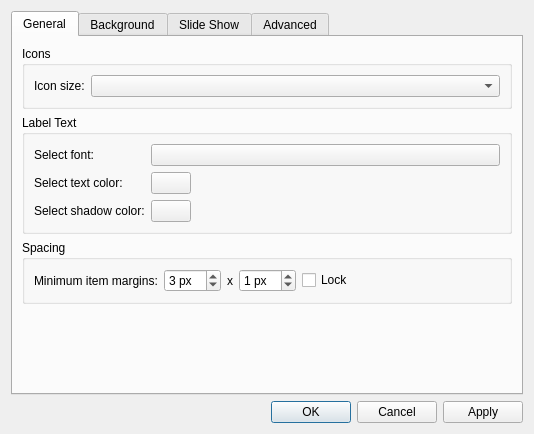
<?xml version="1.0" encoding="UTF-8"?>
<ui version="4.0">
 <class>DesktopPreferencesDialog</class>
 <widget class="QDialog" name="DesktopPreferencesDialog">
  <property name="geometry">
   <rect>
    <x>0</x>
    <y>0</y>
    <width>534</width>
    <height>434</height>
   </rect>
  </property>
  <property name="windowTitle">
   <string>Desktop Preferences</string>
  </property>
  <layout class="QVBoxLayout" name="verticalLayout">
   <item>
    <widget class="QTabWidget" name="tabWidget">
     <property name="currentIndex">
      <number>0</number>
     </property>
     <widget class="QWidget" name="generalPage">
      <attribute name="title">
       <string>General</string>
      </attribute>
      <layout class="QVBoxLayout" name="verticalLayout_2">
       <item>
        <widget class="QGroupBox" name="groupBox_5">
         <property name="title">
          <string>Icons</string>
         </property>
         <layout class="QFormLayout" name="formLayout">
          <item row="0" column="0">
           <widget class="QLabel" name="label_9">
            <property name="text">
             <string>Icon size:</string>
            </property>
           </widget>
          </item>
          <item row="0" column="1">
           <widget class="QComboBox" name="iconSize"/>
          </item>
         </layout>
        </widget>
       </item>
       <item>
        <widget class="QGroupBox" name="groupBox">
         <property name="title">
          <string>Label Text</string>
         </property>
         <layout class="QGridLayout" name="gridLayout_2">
          <item row="0" column="0">
           <widget class="QLabel" name="label_2">
            <property name="sizePolicy">
             <sizepolicy hsizetype="Preferred" vsizetype="Fixed">
              <horstretch>0</horstretch>
              <verstretch>0</verstretch>
             </sizepolicy>
            </property>
            <property name="text">
             <string>Select font:</string>
            </property>
           </widget>
          </item>
          <item row="0" column="1">
           <widget class="Fm::FontButton" name="font">
            <property name="sizePolicy">
             <sizepolicy hsizetype="Expanding" vsizetype="Fixed">
              <horstretch>0</horstretch>
              <verstretch>0</verstretch>
             </sizepolicy>
            </property>
            <property name="text">
             <string/>
            </property>
           </widget>
          </item>
          <item row="1" column="0">
           <widget class="QLabel" name="label_3">
            <property name="sizePolicy">
             <sizepolicy hsizetype="Preferred" vsizetype="Fixed">
              <horstretch>0</horstretch>
              <verstretch>0</verstretch>
             </sizepolicy>
            </property>
            <property name="text">
             <string>Select text color:</string>
            </property>
           </widget>
          </item>
          <item row="1" column="1">
           <widget class="Fm::ColorButton" name="textColor">
            <property name="sizePolicy">
             <sizepolicy hsizetype="Fixed" vsizetype="Fixed">
              <horstretch>0</horstretch>
              <verstretch>0</verstretch>
             </sizepolicy>
            </property>
            <property name="text">
             <string/>
            </property>
           </widget>
          </item>
          <item row="3" column="0">
           <widget class="QLabel" name="label_4">
            <property name="sizePolicy">
             <sizepolicy hsizetype="Preferred" vsizetype="Fixed">
              <horstretch>0</horstretch>
              <verstretch>0</verstretch>
             </sizepolicy>
            </property>
            <property name="text">
             <string>Select shadow color:</string>
            </property>
           </widget>
          </item>
          <item row="3" column="1">
           <widget class="Fm::ColorButton" name="shadowColor">
            <property name="sizePolicy">
             <sizepolicy hsizetype="Fixed" vsizetype="Fixed">
              <horstretch>0</horstretch>
              <verstretch>0</verstretch>
             </sizepolicy>
            </property>
            <property name="text">
             <string/>
            </property>
           </widget>
          </item>
         </layout>
        </widget>
       </item>
       <item>
        <widget class="QGroupBox" name="groupBox_3">
         <property name="title">
          <string>Spacing</string>
         </property>
         <layout class="QGridLayout" name="gridLayout_3">
          <item row="0" column="0">
           <widget class="QLabel" name="label_7">
            <property name="text">
             <string>Minimum item margins:</string>
            </property>
           </widget>
          </item>
          <item row="0" column="1">
           <widget class="QSpinBox" name="hMargin">
            <property name="toolTip">
             <string>3 px by default.</string>
            </property>
            <property name="suffix">
             <string> px</string>
            </property>
            <property name="maximum">
             <number>48</number>
            </property>
            <property name="value">
             <number>3</number>
            </property>
           </widget>
          </item>
          <item row="0" column="2">
           <widget class="QLabel" name="label_8">
            <property name="text">
             <string>x</string>
            </property>
           </widget>
          </item>
          <item row="0" column="3">
           <widget class="QSpinBox" name="vMargin">
            <property name="toolTip">
             <string>1 px by default.
A space is also reserved for 3 lines of text.</string>
            </property>
            <property name="suffix">
             <string> px</string>
            </property>
            <property name="maximum">
             <number>48</number>
            </property>
            <property name="value">
             <number>1</number>
            </property>
           </widget>
          </item>
          <item row="0" column="4">
           <widget class="QCheckBox" name="lockMargins">
            <property name="text">
             <string>Lock</string>
            </property>
           </widget>
          </item>
          <item row="0" column="5">
           <spacer name="horizontalSpacer">
            <property name="orientation">
             <enum>Qt::Horizontal</enum>
            </property>
            <property name="sizeHint" stdset="0">
             <size>
              <width>20</width>
              <height>5</height>
             </size>
            </property>
           </spacer>
          </item>
         </layout>
        </widget>
       </item>
       <item>
        <spacer name="verticalSpacer_2">
         <property name="orientation">
          <enum>Qt::Vertical</enum>
         </property>
         <property name="sizeType">
          <enum>QSizePolicy::MinimumExpanding</enum>
         </property>
         <property name="sizeHint" stdset="0">
          <size>
           <width>20</width>
           <height>10</height>
          </size>
         </property>
        </spacer>
       </item>
      </layout>
     </widget>
     <widget class="QWidget" name="bgPage">
      <attribute name="title">
       <string>Background</string>
      </attribute>
      <layout class="QVBoxLayout" name="verticalLayout_3">
       <item>
        <widget class="QGroupBox" name="groupBox_2">
         <property name="title">
          <string>Background</string>
         </property>
         <layout class="QFormLayout" name="formLayout_2">
          <item row="0" column="0">
           <widget class="QLabel" name="label_5">
            <property name="text">
             <string>Select background color:</string>
            </property>
           </widget>
          </item>
          <item row="0" column="1">
           <widget class="Fm::ColorButton" name="backgroundColor">
            <property name="sizePolicy">
             <sizepolicy hsizetype="Fixed" vsizetype="Fixed">
              <horstretch>0</horstretch>
              <verstretch>0</verstretch>
             </sizepolicy>
            </property>
            <property name="text">
             <string/>
            </property>
           </widget>
          </item>
         </layout>
        </widget>
       </item>
       <item>
        <widget class="QGroupBox" name="groupBox_4">
         <property name="title">
          <string>Wallpaper</string>
         </property>
         <layout class="QGridLayout" name="gridLayout_5">
          <item row="0" column="0">
           <widget class="QLabel" name="label">
            <property name="sizePolicy">
             <sizepolicy hsizetype="Fixed" vsizetype="Preferred">
              <horstretch>0</horstretch>
              <verstretch>0</verstretch>
             </sizepolicy>
            </property>
            <property name="text">
             <string>Wallpaper mode:</string>
            </property>
           </widget>
          </item>
          <item row="0" column="1">
           <widget class="QComboBox" name="wallpaperMode">
            <property name="sizePolicy">
             <sizepolicy hsizetype="MinimumExpanding" vsizetype="Fixed">
              <horstretch>0</horstretch>
              <verstretch>0</verstretch>
             </sizepolicy>
            </property>
           </widget>
          </item>
          <item row="1" column="0" colspan="2">
           <widget class="QLabel" name="label_6">
            <property name="sizePolicy">
             <sizepolicy hsizetype="Expanding" vsizetype="Preferred">
              <horstretch>0</horstretch>
              <verstretch>0</verstretch>
             </sizepolicy>
            </property>
            <property name="text">
             <string>Wallpaper image file:</string>
            </property>
           </widget>
          </item>
          <item row="2" column="0" colspan="2">
           <layout class="QHBoxLayout" name="horizontalLayout">
            <item>
             <widget class="QLineEdit" name="imageFile">
              <property name="toolTip">
               <string>Image file</string>
              </property>
              <property name="statusTip">
               <string/>
              </property>
              <property name="placeholderText">
               <string>Image file path</string>
              </property>
             </widget>
            </item>
            <item>
             <widget class="QPushButton" name="browse">
              <property name="text">
               <string>&amp;Browse</string>
              </property>
             </widget>
            </item>
           </layout>
          </item>
          <item row="3" column="0" colspan="2">
           <widget class="QCheckBox" name="transformImage">
            <property name="text">
             <string>Transform image based on EXIF data</string>
            </property>
           </widget>
          </item>
          <item row="4" column="0" colspan="2">
           <widget class="QCheckBox" name="perScreenWallpaper">
            <property name="text">
             <string>Individual wallpaper for each monitor</string>
            </property>
           </widget>
          </item>
         </layout>
        </widget>
       </item>
       <item>
        <spacer name="verticalSpacer_4">
         <property name="orientation">
          <enum>Qt::Vertical</enum>
         </property>
         <property name="sizeType">
          <enum>QSizePolicy::MinimumExpanding</enum>
         </property>
         <property name="sizeHint" stdset="0">
          <size>
           <width>20</width>
           <height>10</height>
          </size>
         </property>
        </spacer>
       </item>
      </layout>
     </widget>
     <widget class="QWidget" name="slidePage">
      <attribute name="title">
       <string>Slide Show</string>
      </attribute>
      <layout class="QVBoxLayout" name="verticalLayout_4">
       <item>
        <widget class="QGroupBox" name="slideShow">
         <property name="title">
          <string>Enable Slide Show</string>
         </property>
         <property name="checkable">
          <bool>true</bool>
         </property>
         <property name="checked">
          <bool>false</bool>
         </property>
         <layout class="QGridLayout" name="gridLayout_4">
          <item row="0" column="0" colspan="7">
           <widget class="QLabel" name="label_10">
            <property name="text">
             <string>Wallpaper image folder:</string>
            </property>
           </widget>
          </item>
          <item row="1" column="6">
           <widget class="QPushButton" name="folderBrowse">
            <property name="text">
             <string>Browse</string>
            </property>
           </widget>
          </item>
          <item row="2" column="2">
           <widget class="QSpinBox" name="hours">
            <property name="suffix">
             <string> hour(s)</string>
            </property>
            <property name="maximum">
             <number>24</number>
            </property>
           </widget>
          </item>
          <item row="2" column="3">
           <widget class="QLabel" name="label_12">
            <property name="text">
             <string>and</string>
            </property>
            <property name="alignment">
             <set>Qt::AlignCenter</set>
            </property>
            <property name="margin">
             <number>5</number>
            </property>
           </widget>
          </item>
          <item row="2" column="0">
           <widget class="QLabel" name="label_11">
            <property name="toolTip">
             <string>Intervals less than 5min will be ignored</string>
            </property>
            <property name="text">
             <string>Interval:</string>
            </property>
           </widget>
          </item>
          <item row="2" column="4">
           <widget class="QSpinBox" name="minutes">
            <property name="suffix">
             <string> minute(s)</string>
            </property>
            <property name="maximum">
             <number>55</number>
            </property>
            <property name="singleStep">
             <number>5</number>
            </property>
           </widget>
          </item>
          <item row="2" column="5">
           <spacer name="horizontalSpacer_2">
            <property name="orientation">
             <enum>Qt::Horizontal</enum>
            </property>
            <property name="sizeHint" stdset="0">
             <size>
              <width>10</width>
              <height>5</height>
             </size>
            </property>
           </spacer>
          </item>
          <item row="1" column="0" colspan="6">
           <widget class="QLineEdit" name="imageFolder">
            <property name="placeholderText">
             <string>Wallpaper folder</string>
            </property>
           </widget>
          </item>
          <item row="2" column="1">
           <spacer name="horizontalSpacer_3">
            <property name="orientation">
             <enum>Qt::Horizontal</enum>
            </property>
            <property name="sizeType">
             <enum>QSizePolicy::Minimum</enum>
            </property>
            <property name="sizeHint" stdset="0">
             <size>
              <width>5</width>
              <height>5</height>
             </size>
            </property>
           </spacer>
          </item>
          <item row="3" column="0" colspan="6">
           <widget class="QCheckBox" name="randomize">
            <property name="text">
             <string>Randomize the slide show</string>
            </property>
           </widget>
          </item>
         </layout>
        </widget>
       </item>
       <item>
        <spacer name="verticalSpacer_3">
         <property name="orientation">
          <enum>Qt::Vertical</enum>
         </property>
         <property name="sizeType">
          <enum>QSizePolicy::MinimumExpanding</enum>
         </property>
         <property name="sizeHint" stdset="0">
          <size>
           <width>20</width>
           <height>40</height>
          </size>
         </property>
        </spacer>
       </item>
      </layout>
     </widget>
     <widget class="QWidget" name="advancedPage">
      <attribute name="title">
       <string>Advanced</string>
      </attribute>
      <layout class="QVBoxLayout" name="advancedPageLayout">
       <item>
        <widget class="QGroupBox" name="groupBox_6">
         <property name="title">
          <string>Visible Shortcuts</string>
         </property>
         <layout class="QVBoxLayout" name="verticalLayout_5">
          <item>
           <widget class="QCheckBox" name="homeBox">
            <property name="text">
             <string>Home</string>
            </property>
            <property name="icon">
             <iconset theme="user-home">
              <normaloff>.</normaloff>.</iconset>
            </property>
           </widget>
          </item>
          <item>
           <widget class="QCheckBox" name="trashBox">
            <property name="text">
             <string>Trash</string>
            </property>
            <property name="icon">
             <iconset theme="user-trash">
              <normaloff>.</normaloff>.</iconset>
            </property>
           </widget>
          </item>
          <item>
           <widget class="QCheckBox" name="computerBox">
            <property name="text">
             <string>Computer</string>
            </property>
            <property name="icon">
             <iconset theme="computer">
              <normaloff>.</normaloff>.</iconset>
            </property>
           </widget>
          </item>
          <item>
           <widget class="QCheckBox" name="networkBox">
            <property name="text">
             <string>Network</string>
            </property>
            <property name="icon">
             <iconset theme="folder-network">
              <normaloff>.</normaloff>.</iconset>
            </property>
           </widget>
          </item>
         </layout>
        </widget>
       </item>
       <item>
        <spacer name="verticalSpacer">
         <property name="orientation">
          <enum>Qt::Vertical</enum>
         </property>
         <property name="sizeType">
          <enum>QSizePolicy::MinimumExpanding</enum>
         </property>
         <property name="sizeHint" stdset="0">
          <size>
           <width>20</width>
           <height>10</height>
          </size>
         </property>
        </spacer>
       </item>
      </layout>
     </widget>
    </widget>
   </item>
   <item>
    <widget class="QDialogButtonBox" name="buttonBox">
     <property name="orientation">
      <enum>Qt::Horizontal</enum>
     </property>
     <property name="standardButtons">
      <set>QDialogButtonBox::Apply|QDialogButtonBox::Cancel|QDialogButtonBox::Ok</set>
     </property>
    </widget>
   </item>
  </layout>
 </widget>
 <customwidgets>
  <customwidget>
   <class>Fm::ColorButton</class>
   <extends>QPushButton</extends>
   <header location="global">libpandafm/colorbutton.h</header>
  </customwidget>
  <customwidget>
   <class>Fm::FontButton</class>
   <extends>QPushButton</extends>
   <header location="global">libpandafm/fontbutton.h</header>
  </customwidget>
 </customwidgets>
 <resources/>
 <connections>
  <connection>
   <sender>buttonBox</sender>
   <signal>accepted()</signal>
   <receiver>DesktopPreferencesDialog</receiver>
   <slot>accept()</slot>
   <hints>
    <hint type="sourcelabel">
     <x>248</x>
     <y>254</y>
    </hint>
    <hint type="destinationlabel">
     <x>157</x>
     <y>274</y>
    </hint>
   </hints>
  </connection>
  <connection>
   <sender>buttonBox</sender>
   <signal>rejected()</signal>
   <receiver>DesktopPreferencesDialog</receiver>
   <slot>reject()</slot>
   <hints>
    <hint type="sourcelabel">
     <x>316</x>
     <y>260</y>
    </hint>
    <hint type="destinationlabel">
     <x>286</x>
     <y>274</y>
    </hint>
   </hints>
  </connection>
 </connections>
</ui>
